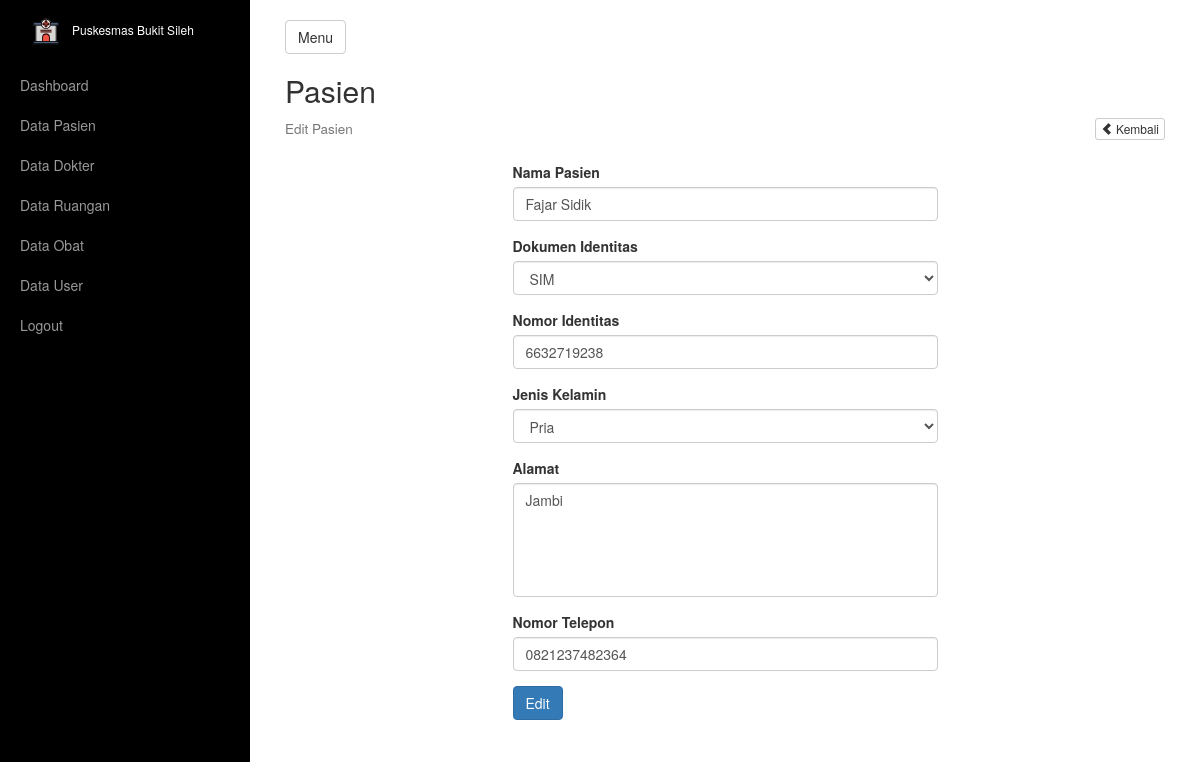
The app's page /pasien/form_pasien.php?id=6da700e8-496e-4877-8c4b-f4b3f46d7a28 (signed in) with its own data.
### tables this page shows
CREATE TABLE `tb_pasien` (
  `id_pasien` varchar(150) NOT NULL,
  `nama_pasien` varchar(200) NOT NULL,
  `dok_identitas` enum('KTP','SIM','Paspor','Kitas') NOT NULL,
  `nomor_identitas` varchar(30) NOT NULL,
  `jenis_kelamin` enum('Pria','Wanita') NOT NULL,
  `alamat` text NOT NULL,
  `no_telp` varchar(15) NOT NULL
);

### pasien/form_pasien.php (the view, shortened to what this page needs)
<?php
include_once '../_header.php';
if (isset($_GET['id']) != null) {
    $page = "Edit";
} else {
    $page = "Tambah";
}
?>
<div class="box">
    <h2>Pasien</h2>
    <h4 style="margin-bottom: 25px;">
        <small><?= $page; ?> Pasien</small>
        <div class="pull-right">
            <a href="index.php" class="btn btn-default btn-xs"><i class="glyphicon glyphicon-chevron-left"></i>&nbsp;Kembali</a>
        </div>
    </h4>
    <div class="row">
        <div class="col-lg-6 col-lg-offset-3">
            <form action="proses_pasien.php" method="POST">
                <?php
                if (isset($_GET['id']) != null) {
                    $id_pasien = $_GET['id'];
                    $sql_pasien = mysqli_query($connect, "SELECT * FROM tb_pasien WHERE id_pasien = '$id_pasien'") or die(mysqli_error($connect));
                    $data_pasien = mysqli_fetch_array($sql_pasien);
                }
                ?>
                <div class="form-group">
                    <label for="nama">Nama Pasien</label>
                    <input type="text" name="nama" class="form-control" value="<?= $data_pasien['nama_pasien'] ?>" required autofocus>
                </div>
                <div class="form-group">
                    <label for="dok_identitas">Dokumen Identitas</label>
                    <select class="form-control" name="dok_identitas" required>
                        <option value="SIM" <?= $data_pasien['dok_identitas'] == "SIM" ? 'selected' : '' ?>>SIM</option>
                    </select>
                </div>
                <div class="form-group">
                    <label for="nomor_identitas">Nomor Identitas</label>
                    <input type="text" name="nomor_identitas" class="form-control" value="<?= $data_pasien['nomor_identitas'] ?>" required>
                </div>
                <div class="form-group">
                    <label for="jenis_kelamin">Jenis Kelamin</label>
                    <select class="form-control" name="jenis_kelamin" required>
                        <option value="Pria" <?= $data_pasien['jenis_kelamin'] == "Pria" ? 'selected' : '' ?>>Pria</option>
                    </select>
                </div>
                <div class="form-group">
                    <label for="alamat">Alamat</label>
                    <textarea name="alamat" class="form-control" id="alamat" rows="5" style="resize: none;" required><?= $data_pasien['alamat'] ?></textarea>
                </div>
                <div class="form-group">
                    <label for="no_telp">Nomor Telepon</label>
                    <input type="number" name="no_telp" class="form-control" value="<?= $data_pasien['no_telp'] ?>" required>
                </div>
                <div class="form-group">
                    <input type="submit" name="simpan" class="btn btn-primary" value="<?= $page ?>">
                </div>
            </form>
        </div>
    </div>
</div>
<?php include_once '../_footer.php'; ?>

### records on screen
tb_pasien: nama "Fajar Sidik", dok_identitas "SIM", nomor_identitas "6632719238", jenis_kelamin "Pria", alamat "Jambi", no_telp "0821237482364"

### other values on screen
$page "Edit"
